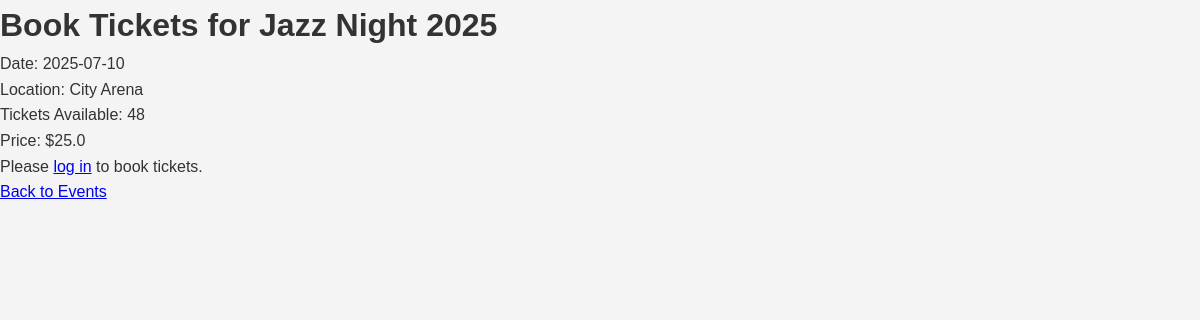
/booking/1, run on the app's committed database.
### app.py (models this page shows, shortened)
class Event(db.Model):
    id = db.Column(db.Integer, primary_key=True)  # Event ID (Primary Key)
    name = db.Column(db.String(120))  # Event name
    date = db.Column(db.String(20))  # Event date
    location = db.Column(db.String(120))  # Event location
    tickets_available = db.Column(db.Integer)  # Number of tickets available
    price = db.Column(db.Float, default=0.0)  # Price per ticket

### app.py (the view)
@app.route('/booking/<int:event_id>')
def booking_page(event_id):
    event = Event.query.get_or_404(event_id)  # Retrieve event by ID or return 404 if not found
    return render_template('booking.html', event=event)  # Render the booking page with event details

### templates/booking.html (shortened to what this page needs)
<!DOCTYPE html>
<html lang="en">
<head>
    <link rel="stylesheet" href="/static/style.css">
</head>
<body>
    <h1>Book Tickets for {{ event.name }}</h1>
    <p>Date: {{ event.date }}</p>
    <p>Location: {{ event.location }}</p>
    <p>Tickets Available: {{ event.tickets_available }}</p>
    <p>Price: ${{ event.price }}</p>
    {% if session['user_id'] %}
    <form method="POST" action="{{ url_for('book_tickets') }}">
        <input type="hidden" name="user_id" value="{{ session['user_id'] }}">
        <input type="hidden" name="event_id" value="{{ event.id }}">
        <label for="tickets">Tickets:</label>
        <input
            type="number"
            name="tickets"
        />
        <button type="submit">Buy Now</button>
    </form>
    {% with messages = get_flashed_messages() %}
        {% if messages %}
            <ul class="flashes">
                {% for message in messages %}
                    <li>{{ message }}</li>
                {% endfor %}
            </ul>
        {% endif %}
    {% endwith %}
    {% else %}
    <p>Please <a href="{{ url_for('login') }}">log in</a> to book tickets.</p>
    {% endif %}
    <a href="{{ url_for('events_page') }}">Back to Events</a>
</body>
</html>

### static/style.css (style rules this page uses)
* { margin: 0; padding: 0; box-sizing: border-box; }
body { font-family: 'Segoe UI', Tahoma, Geneva, Verdana, sans-serif; background-color: #f9f9fb; color: #333; line-height: 1.6; padding-bottom: 40px; }
body { font-family: 'Arial', sans-serif; background-color: #f4f4f4; margin: 0; padding: 0; color: #333; }

### data on the page
Event: name "Jazz Night 2025", date "2025-07-10", location "City Arena", tickets_available "48", price "25.0"
